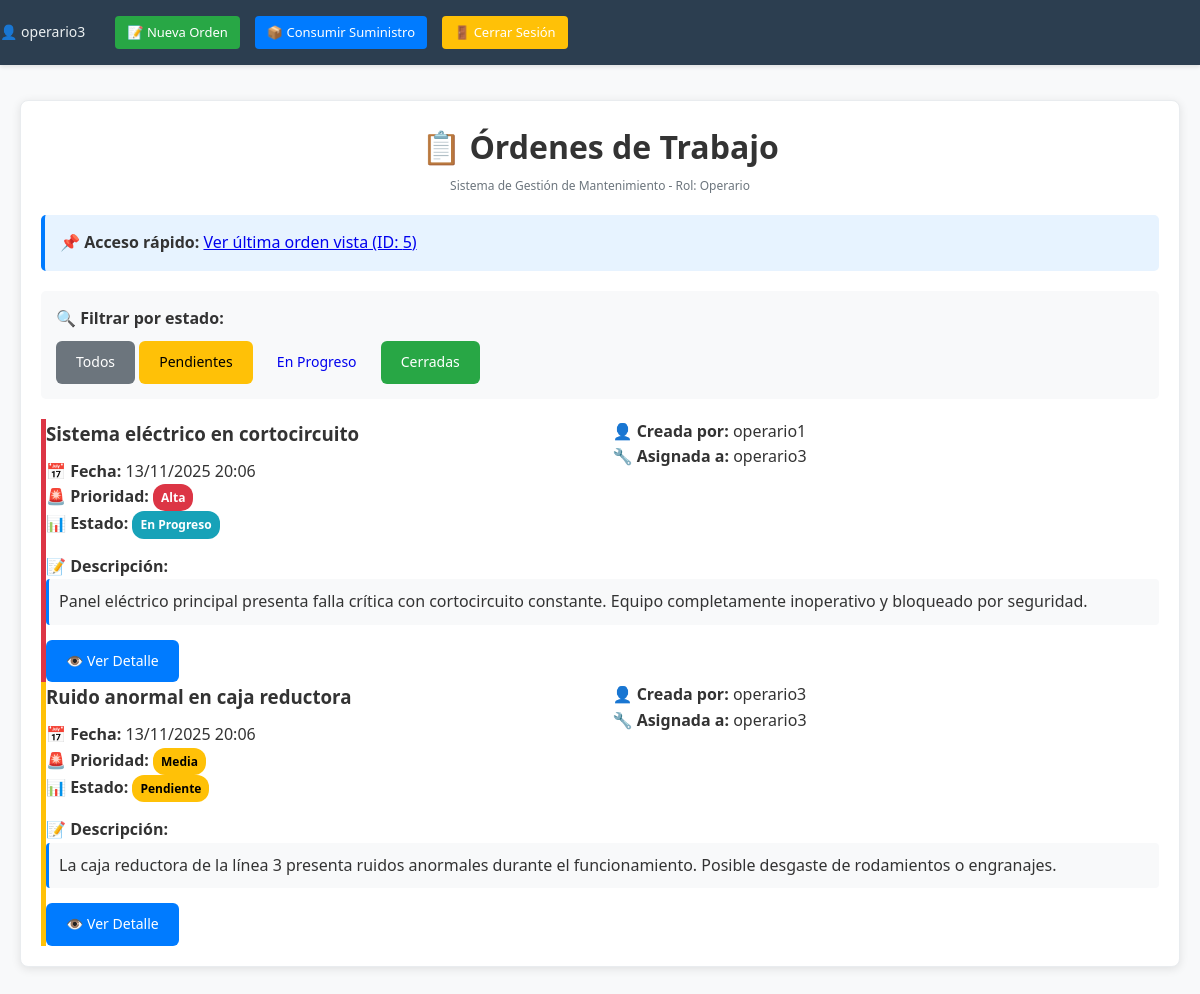
The app's page / (signed in), older data.
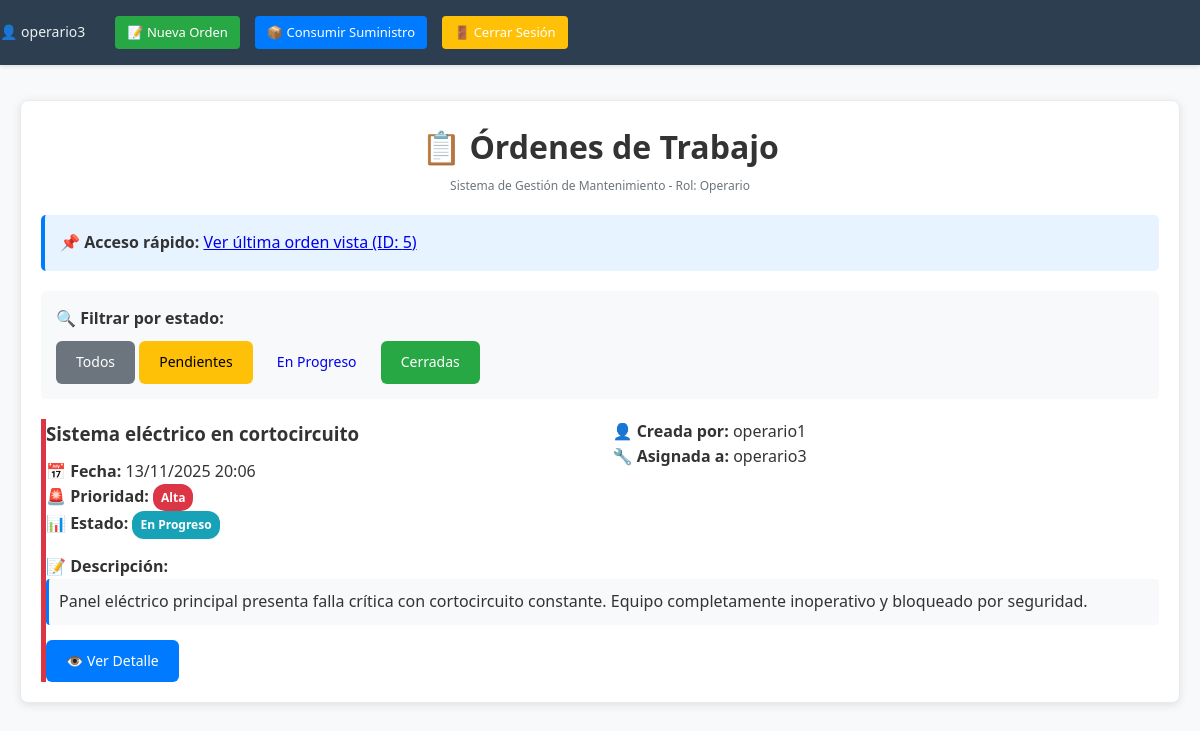
The same page, newer data.
### gestion_mantenimiento/models.py (models this page shows, shortened)
class OrdenDeTrabajo(models.Model):
    ESTADOS = [
        ('Pendiente', 'Pendiente'),
        ('En Progreso', 'En Progreso'),
        ('Cerrada', 'Cerrada'),
    ]
    PRIORIDADES = [
        ('Baja', 'Baja'),
        ('Media', 'Media'),
        ('Alta', 'Alta'),
    ]
    titulo = models.CharField(
        max_length=200,
        verbose_name="Título de la orden",
        help_text="Breve descripción del problema"
    )
    fecha = models.DateField(
        verbose_name="Fecha de reporte",
        help_text="Fecha en que se reporta la falla"
    )
    fecha_creacion = models.DateTimeField(
        auto_now_add=True,
        verbose_name="Fecha de creación en sistema"
    )
    descripcion_falla = models.TextField(
        verbose_name="Descripción de la falla",
        help_text="Describa en detalle la falla o problema (mínimo 20 caracteres)"
    )
    prioridad = models.CharField(
        max_length=10,
        choices=PRIORIDADES,
        default='Media',
        verbose_name="Nivel de prioridad"
    )
    estado = models.CharField(
        max_length=15,
        choices=ESTADOS,
        default='Pendiente',
        verbose_name="Estado actual"
    )
    operario_creador = models.ForeignKey(
        User,
        on_delete=models.CASCADE,
        related_name='ordenes_creadas',
        verbose_name="Operario que reporta"
    )
    operario_asignado = models.ForeignKey(
        User,
        on_delete=models.SET_NULL,
        null=True,
        blank=True,
        related_name='ordenes_asignadas',
        verbose_name="Operario asignado"
    )
    fecha_cierre_real = models.DateTimeField(
        null=True,
        blank=True,
        verbose_name="Fecha real de cierre"
    )
    class Meta:
        verbose_name = "Orden de Trabajo"
        verbose_name_plural = "Órdenes de Trabajo"
        ordering = ['-fecha_creacion']
        permissions = [
            ("can_close_order", "Puede cerrar órdenes de trabajo"),
        ]

### gestion_mantenimiento/views.py (the view)
# urls.py: path('', views.lista_ordenes, name='lista_ordenes'),
@login_required
def lista_ordenes(request):
    orden_id = request.GET.get('ultima_orden_vista')
    if orden_id:
        request.session['ultima_orden_vista'] = orden_id
        messages.info(request, f'📌 Orden {orden_id} marcada como última vista.')
    if request.user.groups.filter(name='Operario').exists():
        ordenes = OrdenDeTrabajo.objects.filter(
            models.Q(operario_creador=request.user) |
            models.Q(operario_asignado=request.user)
        ).order_by('-fecha_creacion')
        rol = "Operario"
    elif request.user.groups.filter(name='Jefe de Taller').exists():
        ordenes = OrdenDeTrabajo.objects.all().order_by('-fecha_creacion')
        rol = "Jefe de Taller"
    else:
        ordenes = OrdenDeTrabajo.objects.all().order_by('-fecha_creacion')
        rol = "Administrador"
    estado_filtro = request.GET.get('estado')
    if estado_filtro:
        ordenes = ordenes.filter(estado=estado_filtro)
    context = {
        'ordenes': ordenes,
        'ultima_orden_vista': request.session.get('ultima_orden_vista'),
        'rol_usuario': rol,
        'estado_filtro': estado_filtro,
    }
    return render(request, 'gestion_mantenimiento/lista_ordenes.html', context)

### gestion_mantenimiento/templates/gestion_mantenimiento/lista_ordenes.html (shortened to what this page needs)
{% extends "gestion_mantenimiento/base.html" %}
{% block content %}
<div class="card">
    <div class="text-center mb-20">
        <h1>📋 Órdenes de Trabajo</h1>
        <p class="form-text">Sistema de Gestión de Mantenimiento - Rol: {{ rol_usuario }}</p>
    </div>
    {% if ultima_orden_vista %}
    <div style="background-color: #e7f3ff; padding: 15px; margin: 15px 0; border-radius: 5px; border-left: 4px solid #007bff;">
        <strong>📌 Acceso rápido:</strong>
        <a href="?ultima_orden_vista={{ ultima_orden_vista }}#orden-{{ ultima_orden_vista }}">
            Ver última orden vista (ID: {{ ultima_orden_vista }})
        </a>
    </div>
    {% endif %}
    <div style="margin: 20px 0; padding: 15px; background: #f8f9fa; border-radius: 5px;">
        <strong>🔍 Filtrar por estado:</strong>
        <div style="margin-top: 10px;">
            <a href="?" class="btn btn-secondary {% if not estado_filtro %}active{% endif %}">Todos</a>
            <a href="?estado=Pendiente" class="btn btn-warning {% if estado_filtro == 'Pendiente' %}active{% endif %}">Pendientes</a>
            <a href="?estado=En Progreso" class="btn btn-info {% if estado_filtro == 'En Progreso' %}active{% endif %}">En Progreso</a>
            <a href="?estado=Cerrada" class="btn btn-success {% if estado_filtro == 'Cerrada' %}active{% endif %}">Cerradas</a>
        </div>
    </div>
    {% for orden in ordenes %}
    <div class="orden-card prioridad-{{ orden.prioridad|lower }}" id="orden-{{ orden.id }}">
        <div class="grid-2">
            <div>
                <h3 style="margin-bottom: 10px;">{{ orden.titulo }}</h3>
                <p><strong>📅 Fecha:</strong> {{ orden.fecha_creacion|date:"d/m/Y H:i" }}</p>
                <p>
                    <strong>🚨 Prioridad:</strong>
                    <span class="badge
                        {% if orden.prioridad == 'Alta' %}badge-danger
                        {% elif orden.prioridad == 'Media' %}badge-warning
                        {% else %}badge-success{% endif %}">
                        {{ orden.prioridad }}
                    </span>
                </p>
                <p>
                    <strong>📊 Estado:</strong>
                    <span class="badge
                        {% if orden.estado == 'Pendiente' %}badge-warning
                        {% elif orden.estado == 'En Progreso' %}badge-info
                        {% else %}badge-success{% endif %}">
                        {{ orden.estado }}
                    </span>
                </p>
            </div>
            <div>
                <p><strong>👤 Creada por:</strong> {{ orden.operario_creador.username }}</p>
                <p>
                    <strong>🔧 Asignada a:</strong>
                    {% if orden.operario_asignado %}
                        {{ orden.operario_asignado.username }}
                    {% else %}
                        <em class="text-muted">Sin asignar</em>
                    {% endif %}
                </p>
            </div>
        </div>
        <div style="margin-top: 15px;">
            <p><strong>📝 Descripción:</strong></p>
            <p style="background: #f8f9fa; padding: 10px; border-radius: 4px; border-left: 3px solid #007bff;">
                {{ orden.descripcion_falla }}
            </p>
        </div>
        <div style="margin-top: 15px; display: flex; gap: 10px; flex-wrap: wrap;">
            <a href="{% url 'gestion_mantenimiento:detalle_orden' orden.id %}" class="btn btn-primary">
                👁️ Ver Detalle
            </a>
        </div>
    </div>
    {% endfor %}
</div>
{% endblock %}

### gestion_mantenimiento/templates/gestion_mantenimiento/base.html (shortened to what this page needs)
<!DOCTYPE html>
<html lang="es">
<head>
</head>
<body>
    <nav class="navbar">
        <div class="navbar-nav">
            {% if user.is_authenticated %}
            <span class="user-info">👤 {{ user.username }}</span>
            {% if "Operario" in user.groups.all|join:", " %}
            <a href="{% url 'gestion_mantenimiento:crear_orden' %}" class="btn btn-success"
                style="padding: 6px 12px; font-size: 13px;">
                📝 Nueva Orden
            </a>
            <a href="{% url 'gestion_mantenimiento:consumo_suministro' %}" class="btn btn-primary"
                style="padding: 6px 12px; font-size: 13px;">
                📦 Consumir Suministro
            </a>
            {% endif %}
            <a href="{% url 'gestion_mantenimiento:logout' %}" class="btn btn-warning"
                style="padding: 6px 12px; font-size: 13px;">
                🚪 Cerrar Sesión
            </a>
            {% else %}
            <a href="{% url 'gestion_mantenimiento:login' %}" class="btn btn-primary"
                style="padding: 6px 12px; font-size: 13px;">
                🔑 Iniciar Sesión
            </a>
            {% endif %}
        </div>
    </nav>
    <div class="container">
        {% block content %}
        {% endblock %}
    </div>
</body>
</html>

### gestion_mantenimiento/templates/gestion_mantenimiento/base.html (style rules this page uses)
* { margin: 0; padding: 0; box-sizing: border-box; }
body { font-family: 'Segoe UI', Tahoma, Geneva, Verdana, sans-serif; line-height: 1.6; color: #333; background-color: #f8f9fa; }
.container { max-width: 1200px; margin: 0 auto; padding: 20px; }
.navbar { background-color: #2c3e50; padding: 1rem 0; box-shadow: 0 2px 4px rgba(0,0,0,0.1); }
.navbar-nav { display: flex; gap: 15px; align-items: center; }
.navbar-nav a { color: white; text-decoration: none; padding: 8px 16px; border-radius: 4px; transition: background-color 0.3s; font-size: 14px; }
.user-info { color: #ecf0f1; margin-right: 15px; font-size: 14px; }
.btn { display: inline-block; padding: 10px 20px; border: none; border-radius: 6px; cursor: pointer; text-decoration: none; font-size: 14px; font-weight: 500; transition: all 0.3s; text-align: center; }
.btn-primary { background-color: #007bff; color: white; }
.btn-success { background-color: #28a745; color: white; }
.btn-warning { background-color: #ffc107; color: black; }
.btn-secondary { background-color: #6c757d; color: white; }
.card { background: white; border-radius: 8px; padding: 20px; margin: 15px 0; box-shadow: 0 2px 10px rgba(0,0,0,0.1); border: 1px solid #e9ecef; }
.orden-card { border-left: 5px solid; transition: transform 0.2s; }
.prioridad-alta { border-left-color: #dc3545; }
.form-text { font-size: 12px; color: #6c757d; margin-top: 4px; }
.text-center { text-align: center; }
.mb-20 { margin-bottom: 20px; }
.badge { display: inline-block; padding: 4px 8px; border-radius: 12px; font-size: 12px; font-weight: bold; }
.badge-danger { background-color: #dc3545; color: white; }
.badge-info { background-color: #17a2b8; color: white; }
.grid-2 { display: grid; grid-template-columns: 1fr 1fr; gap: 20px; }

Row changes from the older to the newer data that the page shows:
removed OrdenDeTrabajo: titulo "Ruido anormal en caja reductora", fecha_creacion "13/11/2025 20:06", prioridad "Media", estado "Pendiente", operario_creador.username "operario3", operario_asignado.username "operario3", descripcion_falla "La caja reductora de la línea 3 presenta ruidos anormales durante el funcionamiento. Posible desgaste de rodamientos o engranajes."
